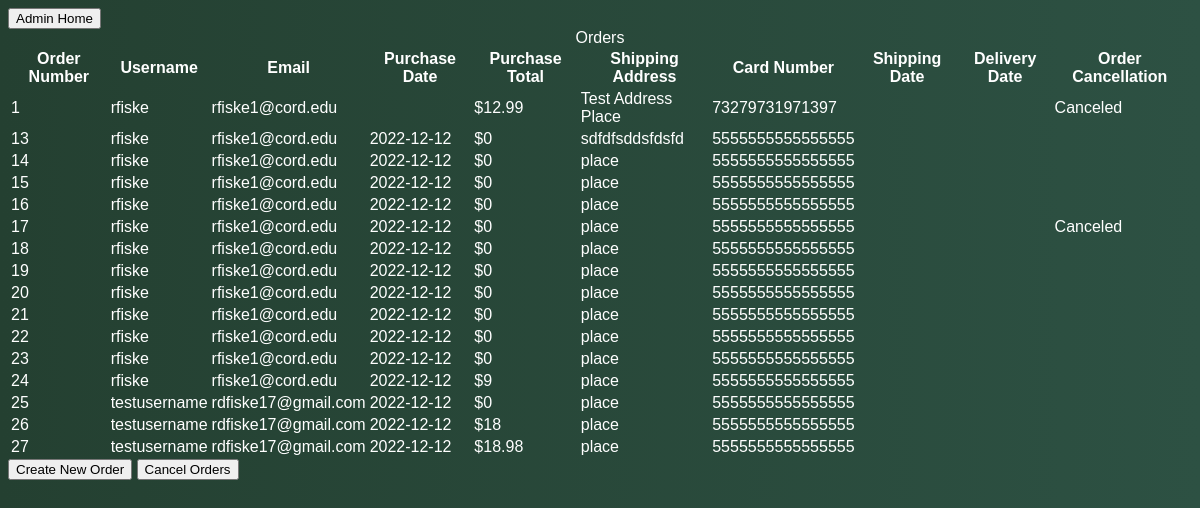
The app's page /admin/admin_order_list.php with its own data.
### tables this page shows
CREATE TABLE `orders` (
  `id_order` int(11) NOT NULL,
  `id_user` int(11) NOT NULL,
  `order_placed_date` date DEFAULT NULL,
  `shipping_address` varchar(255) DEFAULT NULL,
  `total` double DEFAULT 0,
  `card_number` varchar(255) NOT NULL,
  `order_shipped_date` date DEFAULT NULL,
  `order_delivered_date` int(11) DEFAULT NULL,
  `order_canceled` smallint(6) NOT NULL DEFAULT 0,
  `id_item1` int(11) DEFAULT NULL,
  `id_item2` int(11) DEFAULT NULL,
  `id_item3` int(11) DEFAULT NULL,
  `id_item4` int(11) DEFAULT NULL,
  `id_item5` int(11) DEFAULT NULL
);

CREATE TABLE `users` (
  `id_user` int(11) NOT NULL,
  `username` varchar(255) NOT NULL,
  `email` varchar(255) NOT NULL,
  `password` varchar(255) NOT NULL,
  `id_item1` int(11) DEFAULT NULL,
  `id_item2` int(11) DEFAULT NULL,
  `id_item3` int(11) DEFAULT NULL,
  `id_item4` int(11) DEFAULT NULL,
  `id_item5` int(11) DEFAULT NULL,
  `most_recent_order_date` date DEFAULT NULL,
  `account_active` tinyint(1) NOT NULL DEFAULT 1,
  `is_admin` tinyint(4) NOT NULL DEFAULT 0
);

### admin/admin_order_list.php (the view, shortened to what this page needs)
<!DOCTYPE HTML>
<html>
    <link rel="stylesheet" href="../css/master.css">
    <body>
        <input type="button" id="prev_page" value="Admin Home" onclick="location.href='../admin_home.php'">
        <br />
        <table id="ordertable"> <! https://datatables.net/extensions/select/examples/initialisation/checkbox.html and https://www.washington.edu/accesscomputing/webd2/student/unit2/module5/lesson1.html>
            <caption>Orders</caption>
            <thead>
                <tr>
                    <th scope="col" id="order_no">Order Number</th>
                    <th scope="col" id="username">Username</th>
                    <th scope="col" id="email">Email</th>
                    <th scope="col" id="purchase_date">Purchase Date</th>
                    <th scope="col" id="purchase_total">Purchase Total</th>
                    <th scope="col" id="shipping_address">Shipping Address</th>
                    <th scope="col" id="card_number">Card Number</th>
                    <th scope="col" id="shipping_date">Shipping Date</th>
                    <th scope="col" id="delivery_date">Delivery Date</th>
                    <th scope="col" id="canceled">Order Cancellation</th>
                </tr>
            </thead>
            <tbody>
                <?php
                    try {
                        $conn = OpenCon();
                        $result = $conn->query("SELECT * From Orders");
                        foreach ($result as $row) {
                            $user_id = $row["id_user"];
                            if($row["order_canceled"] == 1) {
                                $canceled = "Canceled";
                            }
                            else {
                                $canceled = "";
                            }
                            $query_2 = $conn->query("SELECT username,email FROM Users Where id_user = $user_id");
                            $username = "";
                            $email = "";
                            foreach ($query_2 as $row2) {
                                $username = $row2["username"];
                                $email = $row2["email"];
                            }
                            echo "<tr>
                                    <td>" . $row["id_order"] . "</td>
                                    <td>" . $username . "</td>
                                    <td>" . $email . "</td>
                                    <td>" . $row["order_placed_date"] . "</td>
                                    <td> $" . $row["total"] . "</td>
                                    <td>" . $row["shipping_address"] . "</td>
                                    <td>" . $row["card_number"] . "</td>
                                    <td>" . $row["order_shipped_date"] . "</td>
                                    <td>" . $row["order_delivered_date"] . "</td>
                                    <td>" . $canceled . "<td> </tr>";                        }
                    }
                    catch (mysqli_sql_Exception $e) {
                        echo "Error: " . $e->getMessage();
                    }
                ?>
            </tbody>
        </table>
        <input type="button" id="create_order" value="Create New Order" onclick="location.href='admin_order_create.php'"> <! https://stackoverflow.com/questions/2906582/how-do-i-create-an-html-button-that-acts-like-a-link>
        <input type="button" id="cancel_order" value="Cancel Orders" onclick="location.href='admin_order_cancel.php'">
    </body>
</html>

### css/master.css (style rules this page uses)
:root { --Font: coolvetica, sans-serif; --Font2: ; --Color1: #fec925; --Color2: #244031; --Color3: #2d5143; --Color4: #274f47; --Color5: #9ac27c; --Color6: #fff; --Color7: rgba(255, 255, 255, 0.05); --Color8: #205448; }
html { font-size: 100%; box-sizing: border-box; }
body { font-family: coolvetica, sans-serif; font-weight: 500; font-style: normal; color: var(--Color6); background-image: linear-gradient(to right, var(--Color2), var(--Color3)); }

### records on screen
orders: id_order "1", id_user.username "rfiske", id_user.email "rfiske1@cord.edu", total "12.99", shipping_address "Test Address Place", card_number "73279731971397", order_canceled "Canceled"
orders: id_order "13", id_user.username "rfiske", id_user.email "rfiske1@cord.edu", order_placed_date "2022-12-12", total "0", shipping_address "sdfdfsddsfdsfd", card_number "5555555555555555"
orders: id_order "14", id_user.username "rfiske", id_user.email "rfiske1@cord.edu", order_placed_date "2022-12-12", total "0", shipping_address "place", card_number "5555555555555555"
orders: id_order "15", id_user.username "rfiske", id_user.email "rfiske1@cord.edu", order_placed_date "2022-12-12", total "0", shipping_address "place", card_number "5555555555555555"
orders: id_order "16", id_user.username "rfiske", id_user.email "rfiske1@cord.edu", order_placed_date "2022-12-12", total "0", shipping_address "place", card_number "5555555555555555"
orders: id_order "17", id_user.username "rfiske", id_user.email "rfiske1@cord.edu", order_placed_date "2022-12-12", total "0", shipping_address "place", card_number "5555555555555555", order_canceled "Canceled"
orders: id_order "18", id_user.username "rfiske", id_user.email "rfiske1@cord.edu", order_placed_date "2022-12-12", total "0", shipping_address "place", card_number "5555555555555555"
orders: id_order "19", id_user.username "rfiske", id_user.email "rfiske1@cord.edu", order_placed_date "2022-12-12", total "0", shipping_address "place", card_number "5555555555555555"
orders: id_order "20", id_user.username "rfiske", id_user.email "rfiske1@cord.edu", order_placed_date "2022-12-12", total "0", shipping_address "place", card_number "5555555555555555"
orders: id_order "21", id_user.username "rfiske", id_user.email "rfiske1@cord.edu", order_placed_date "2022-12-12", total "0", shipping_address "place", card_number "5555555555555555"
orders: id_order "22", id_user.username "rfiske", id_user.email "rfiske1@cord.edu", order_placed_date "2022-12-12", total "0", shipping_address "place", card_number "5555555555555555"
orders: id_order "23", id_user.username "rfiske", id_user.email "rfiske1@cord.edu", order_placed_date "2022-12-12", total "0", shipping_address "place", card_number "5555555555555555"
orders: id_order "24", id_user.username "rfiske", id_user.email "rfiske1@cord.edu", order_placed_date "2022-12-12", total "9", shipping_address "place", card_number "5555555555555555"
orders: id_order "25", id_user.username "testusername", id_user.email "rdfiske17@gmail.com", order_placed_date "2022-12-12", total "0", shipping_address "place", card_number "5555555555555555"
orders: id_order "26", id_user.username "testusername", id_user.email "rdfiske17@gmail.com", order_placed_date "2022-12-12", total "18", shipping_address "place", card_number "5555555555555555"
orders: id_order "27", id_user.username "testusername", id_user.email "rdfiske17@gmail.com", order_placed_date "2022-12-12", total "18.98", shipping_address "place", card_number "5555555555555555"
